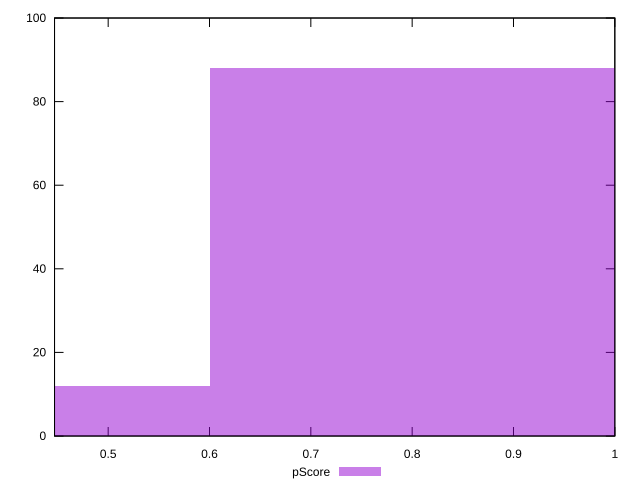

Write gnuplot code to recreate this figure.
reset

$pScore <<EOF
0.40055215287666174 12
0.8011043057533235 88
EOF

set key outside below
set boxwidth 0.40055215287666174
set xrange [0.4470588235294118:1]
set yrange [0:100]
set trange [0:100]
set style fill transparent solid 0.5 noborder
set terminal svg size 640, 490 enhanced background rgb 'white'
set output "report_00013_2021-02-09T12-04-24.940Z/uses-http2/samples/pages+cached/pScore/histogram.svg"

plot $pScore title "pScore" with boxes

reset
